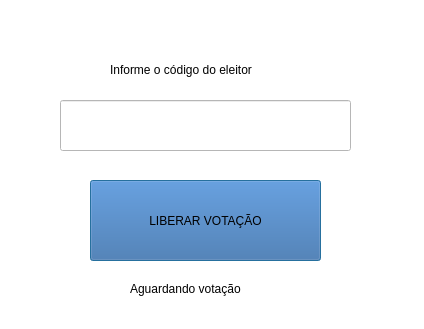
<?xml version="1.0" encoding="UTF-8"?>
<ui version="4.0">
 <class>Dialog</class>
 <widget class="QDialog" name="Dialog">
  <property name="geometry">
   <rect>
    <x>0</x>
    <y>0</y>
    <width>424</width>
    <height>329</height>
   </rect>
  </property>
  <property name="windowTitle">
   <string>Dialog</string>
  </property>
  <property name="styleSheet">
   <string notr="true">background-color: rgb(255, 255, 255);</string>
  </property>
  <widget class="QPushButton" name="btLiberar">
   <property name="geometry">
    <rect>
     <x>90</x>
     <y>180</y>
     <width>231</width>
     <height>81</height>
    </rect>
   </property>
   <property name="styleSheet">
    <string notr="true">background-color: rgb(52, 101, 164);</string>
   </property>
   <property name="text">
    <string>LIBERAR VOTAÇÃO</string>
   </property>
  </widget>
  <widget class="QLabel" name="lbAguardando">
   <property name="enabled">
    <bool>true</bool>
   </property>
   <property name="geometry">
    <rect>
     <x>130</x>
     <y>280</y>
     <width>181</width>
     <height>17</height>
    </rect>
   </property>
   <property name="text">
    <string>Aguardando votação</string>
   </property>
  </widget>
  <widget class="QLineEdit" name="txtCodigo">
   <property name="geometry">
    <rect>
     <x>60</x>
     <y>100</y>
     <width>291</width>
     <height>51</height>
    </rect>
   </property>
  </widget>
  <widget class="QLabel" name="lbAguardando_2">
   <property name="enabled">
    <bool>true</bool>
   </property>
   <property name="geometry">
    <rect>
     <x>110</x>
     <y>60</y>
     <width>211</width>
     <height>20</height>
    </rect>
   </property>
   <property name="text">
    <string>Informe o código do eleitor</string>
   </property>
  </widget>
 </widget>
 <resources/>
 <connections/>
</ui>
